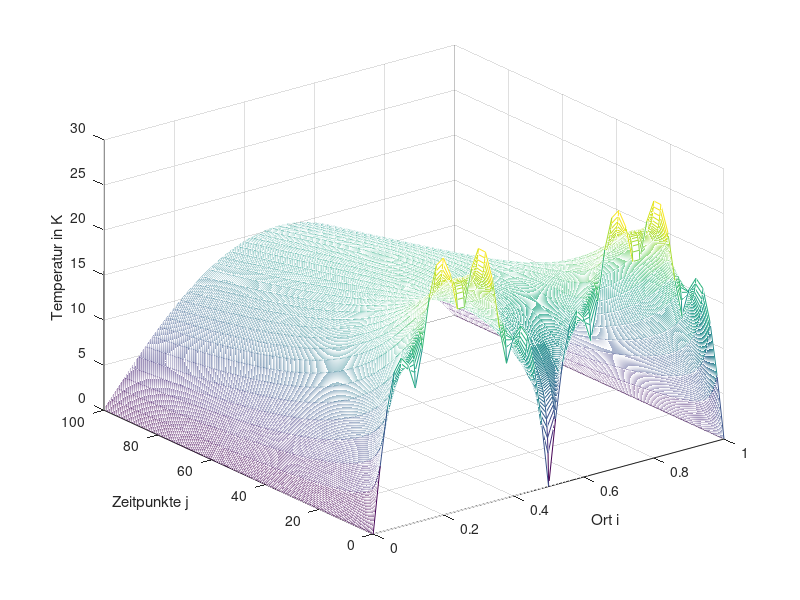

Recreate this plot in MATLAB.
dx = 0.02;
L = 1;
dt = 0.2;
tmax = 100;

%Anfangstemperatur setzen
x = 0:dx:L;
Tstart = 20 * abs(sin(2*pi*x)) + 10*abs(sin(8*pi*x));
rho = 1;
c = 2;
K = 0.001;
alpha = (K * dt) / (rho * c * dx^2);
Q = 0;

T = zeros((tmax/dt)+1, (L/dx)+1);
T(1,:) = Tstart(:);

for j=1:(tmax/dt)
    %Ränder sollen immer 0 sein
    T(j, 1) = 0;
    T(j, (L/dx)+1) = 0;

    for i=2:(L/dx)
        T(j+1, i) = dt / (rho * c) * Q + alpha * (T(j, i+1) + T(j, i-1)) + (1 - 2* alpha) * T(j, i);
    end
end

%Damit das mesh am Ende nicht die Arrayindizes an den Achsen hat
[X, Y] = meshgrid(0:dx:L, 0:dt:tmax);


mesh(X,Y,T)
ylabel('Zeitpunkte j')
xlabel('Ort i')
zlabel('Temperatur in K')